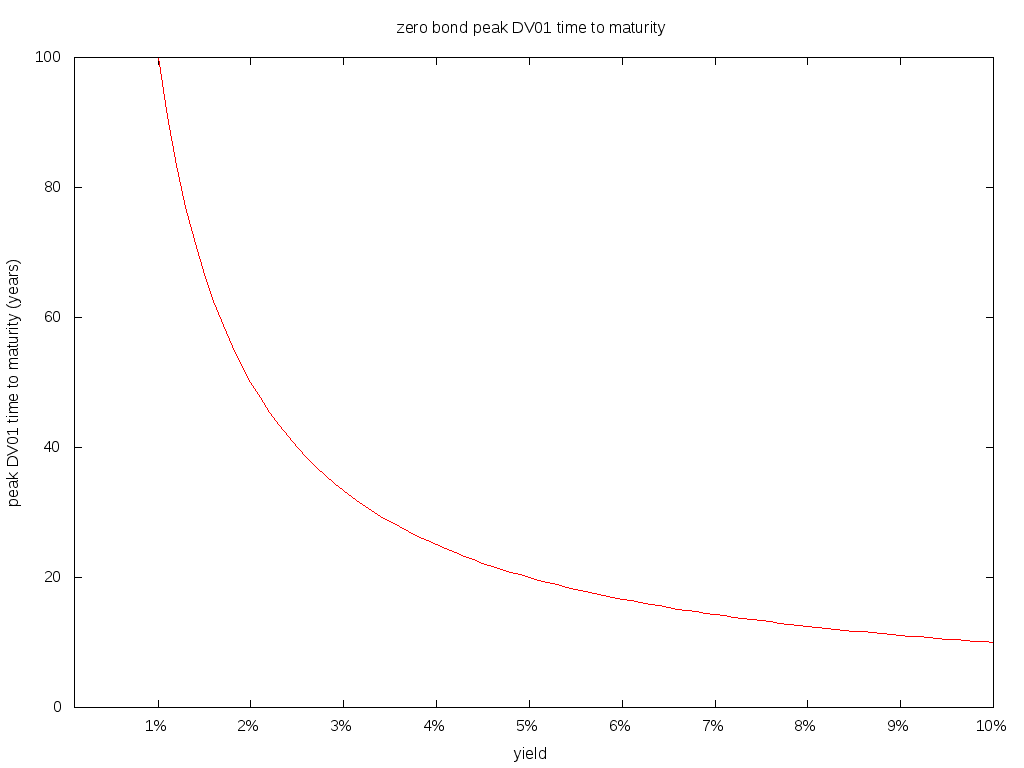

This figure's gnuplot source:
set xrange [0.10:10]
set yrange [0:100]
set format x "%.0f%%"
set format y "%.0f"
set xlabel "yield"
set ylabel "peak DV01 time to maturity (years)"
set title "zero bond peak DV01 time to maturity"
unset key
plot 1/(x/100)
